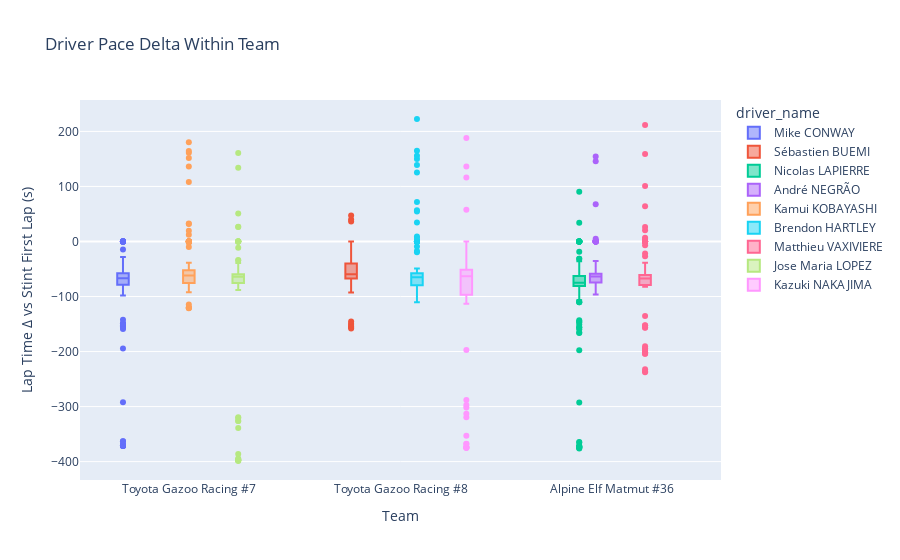

Here is the notebook cell this chart was saved with:
### Markdown cell above
## Drive Pace Delta within Team and Team Pace Delta

### Code cell
LeMans["stint_lap_index"] = LeMans.groupby("driver_stint").cumcount()

first_lap_time = (LeMans[LeMans["stint_lap_index"] == 0].set_index("driver_stint")["lap_time_s"])

LeMans["lap_time_delta"] = (LeMans["lap_time_s"] - LeMans["driver_stint"].map(first_lap_time))

fig = px.box(LeMans,
    x="team_no",
    y="lap_time_delta",
    color="driver_name",
    title="Driver Pace Delta Within Team"
)

fig.update_layout(
    xaxis_title="Team",
    yaxis_title="Lap Time Δ vs Stint First Lap (s)"
)

fig.show()

### Figure 1 — Plotly figure (JSON) as saved in the notebook; plotly's stock layout.template omitted (floating-point values rounded to 4 significant figures; data arrays with more than 128 entries replaced by an {"elided": "..."} marker saying what was removed)
{"data": [{"alignmentgroup": "True", "hovertemplate": "driver_name=Mike CONWAY<br>team_no=%{x}<br>lap_time_delta=%{y}<extra></extra>", "legendgroup": "Mike CONWAY", "marker": {"color": "#636efa"}, "name": "Mike CONWAY", "notched": false, "offsetgroup": "Mike CONWAY", "orientation": "v", "showlegend": true, "type": "box", "x": {"elided": "145 str values"}, "x0": " ", "xaxis": "x", "y": {"elided": "145 float values"}, "y0": " ", "yaxis": "y"}, {"alignmentgroup": "True", "hovertemplate": "driver_name=Sébastien BUEMI<br>team_no=%{x}<br>lap_time_delta=%{y}<extra></extra>", "legendgroup": "Sébastien BUEMI", "marker": {"color": "#EF553B"}, "name": "Sébastien BUEMI", "notched": false, "offsetgroup": "Sébastien BUEMI", "orientation": "v", "showlegend": true, "type": "box", "x": ["Toyota Gazoo Racing #8", "Toyota Gazoo Racing #8", "Toyota Gazoo Racing #8", "Toyota Gazoo Racing #8", "Toyota Gazoo Racing #8", "Toyota Gazoo Racing #8", "Toyota Gazoo Racing #8", "Toyota Gazoo Racing #8", "Toyota Gazoo Racing #8", "Toyota Gazoo Racing #8", "Toyota Gazoo Racing #8", "Toyota Gazoo Racing #8", "Toyota Gazoo Racing #8", "Toyota Gazoo Racing #8", "Toyota Gazoo Racing #8", "Toyota Gazoo Racing #8", "Toyota Gazoo Racing #8", "Toyota Gazoo Racing #8", "Toyota Gazoo Racing #8", "Toyota Gazoo Racing #8", "Toyota Gazoo Racing #8", "Toyota Gazoo Racing #8", "Toyota Gazoo Racing #8", "Toyota Gazoo Racing #8", "Toyota Gazoo Racing #8", "Toyota Gazoo Racing #8", "Toyota Gazoo Racing #8", "Toyota Gazoo Racing #8", "Toyota Gazoo Racing #8", "Toyota Gazoo Racing #8", "Toyota Gazoo Racing #8", "Toyota Gazoo Racing #8", "Toyota Gazoo Racing #8", "Toyota Gazoo Racing #8", "Toyota Gazoo Racing #8", "Toyota Gazoo Racing #8", "Toyota Gazoo Racing #8", "Toyota Gazoo Racing #8", "Toyota Gazoo Racing #8", "Toyota Gazoo Racing #8", "Toyota Gazoo Racing #8", "Toyota Gazoo Racing #8", "Toyota Gazoo Racing #8", "Toyota Gazoo Racing #8", "Toyota Gazoo Racing #8", "Toyota Gazoo Racing #8", "Toyota Gazoo Racing #8", "Toyota Gazoo Racing #8", "Toyota Gazoo Racing #8", "Toyota Gazoo Racing #8", "Toyota Gazoo Racing #8", "Toyota Gazoo Racing #8", "Toyota Gazoo Racing #8", "Toyota Gazoo Racing #8", "Toyota Gazoo Racing #8", "Toyota Gazoo Racing #8", "Toyota Gazoo Racing #8", "Toyota Gazoo Racing #8", "Toyota Gazoo Racing #8", "Toyota Gazoo Racing #8", "Toyota Gazoo Racing #8", "Toyota Gazoo Racing #8", "Toyota Gazoo Racing #8", "Toyota Gazoo Racing #8", "Toyota Gazoo Racing #8", "Toyota Gazoo Racing #8", "Toyota Gazoo Racing #8", "Toyota Gazoo Racing #8", "Toyota Gazoo Racing #8", "Toyota Gazoo Racing #8", "Toyota Gazoo Racing #8", "Toyota Gazoo Racing #8", "Toyota Gazoo Racing #8", "Toyota Gazoo Racing #8", "Toyota Gazoo Racing #8", "Toyota Gazoo Racing #8", "Toyota Gazoo Racing #8", "Toyota Gazoo Racing #8", "Toyota Gazoo Racing #8", "Toyota Gazoo Racing #8", "Toyota Gazoo Racing #8", "Toyota Gazoo Racing #8", "Toyota Gazoo Racing #8", "Toyota Gazoo Racing #8", "Toyota Gazoo Racing #8", "Toyota Gazoo Racing #8", "Toyota Gazoo Racing #8", "Toyota Gazoo Racing #8", "Toyota Gazoo Racing #8", "Toyota Gazoo Racing #8", "Toyota Gazoo Racing #8", "Toyota Gazoo Racing #8", "Toyota Gazoo Racing #8", "Toyota Gazoo Racing #8", "Toyota Gazoo Racing #8", "Toyota Gazoo Racing #8", "Toyota Gazoo Racing #8", "Toyota Gazoo Racing #8", "Toyota Gazoo Racing #8", "Toyota Gazoo Racing #8", "Toyota Gazoo Racing #8", "Toyota Gazoo Racing #8", "Toyota Gazoo Racing #8", "Toyota Gazoo Racing #8", "Toyota Gazoo Racing #8", "Toyota Gazoo Racing #8", "Toyota Gazoo Racing #8", "Toyota Gazoo Racing #8", "Toyota Gazoo Racing #8", "Toyota Gazoo Racing #8", "Toyota Gazoo Racing #8", "Toyota Gazoo Racing #8", "Toyota Gazoo Racing #8", "Toyota Gazoo Racing #8", "Toyota Gazoo Racing #8", "Toyota Gazoo Racing #8", "Toyota Gazoo Racing #8", "Toyota Gazoo Racing #8", "Toyota Gazoo Racing #8", "Toyota Gazoo Racing #8", "Toyota Gazoo Racing #8", "Toyota Gazoo Racing #8", "Toyota Gazoo Racing #8", "Toyota Gazoo Racing #8", "Toyota Gazoo Racing #8", "Toyota Gazoo Racing #8"], "x0": " ", "xaxis": "x", "y": [0, -17.89, -68.54, -79.62, -145.6, -149.3, -151.9, -155.5, -158.3, -155.6, 0, -71.19, -74.79, -48.78, -77.56, -70.93, -76.83, -76.17, -77.56, -78.34, -79.1, -75.25, -70.59, 0, -59.29, -60.36, -61.02, -61.1, -58.97, -61.46, -29.64, -57.53, -61.0, -61.26, -60.28, -51.41, 0, -67.98, -59.35, -40.18, -58.53, -68.68, -40.73, -71.48, -67.32, -69.19, -68.85, -67.82, -64.22, 0, -56.39, -65.2, -92.78, -65.47, -63.6, -54.14, -67.03, -65.94, -51.89, -59.97, 0, -51.81, -53.94, -52.95, -55.66, -53.3, -53.56, -55.47, -54.45, -53.89, -53.04, -55.87, -48.73, 0, -63.21, -64.09, -65.06, -64.08, -64.98, -65.69, -65.44, -65.58, -65.43, -62.22, -64.46, -58.79, 0, -70.49, -70.19, -42.85, -73.44, -70.4, -66.69, 0, -45.96, -46.95, -47.86, -41.16, 0, -40.2, -40.04, -34.35, 0, -35.77, -31.68, 0, -33.82, 47.05, -34.2, 40.04, 36.22, -34.85, -35.96, -36.15, -34.85, -34.44, -35.94, -30.01, 0, -60.17, -61.15, -61.53, -59.29, -61.79, -60.51, -53.54], "y0": " ", "yaxis": "y"}, {"alignmentgroup": "True", "hovertemplate": "driver_name=Nicolas LAPIERRE<br>team_no=%{x}<br>lap_time_delta=%{y}<extra></extra>", "legendgroup": "Nicolas LAPIERRE", "marker": {"color": "#00cc96"}, "name": "Nicolas LAPIERRE", "notched": false, "offsetgroup": "Nicolas LAPIERRE", "orientation": "v", "showlegend": true, "type": "box", "x": {"elided": "154 str values"}, "x0": " ", "xaxis": "x", "y": {"elided": "154 float values"}, "y0": " ", "yaxis": "y"}, {"alignmentgroup": "True", "hovertemplate": "driver_name=André NEGRÃO<br>team_no=%{x}<br>lap_time_delta=%{y}<extra></extra>", "legendgroup": "André NEGRÃO", "marker": {"color": "#ab63fa"}, "name": "André NEGRÃO", "notched": false, "offsetgroup": "André NEGRÃO", "orientation": "v", "showlegend": true, "type": "box", "x": ["Alpine Elf Matmut #36", "Alpine Elf Matmut #36", "Alpine Elf Matmut #36", "Alpine Elf Matmut #36", "Alpine Elf Matmut #36", "Alpine Elf Matmut #36", "Alpine Elf Matmut #36", "Alpine Elf Matmut #36", "Alpine Elf Matmut #36", "Alpine Elf Matmut #36", "Alpine Elf Matmut #36", "Alpine Elf Matmut #36", "Alpine Elf Matmut #36", "Alpine Elf Matmut #36", "Alpine Elf Matmut #36", "Alpine Elf Matmut #36", "Alpine Elf Matmut #36", "Alpine Elf Matmut #36", "Alpine Elf Matmut #36", "Alpine Elf Matmut #36", "Alpine Elf Matmut #36", "Alpine Elf Matmut #36", "Alpine Elf Matmut #36", "Alpine Elf Matmut #36", "Alpine Elf Matmut #36", "Alpine Elf Matmut #36", "Alpine Elf Matmut #36", "Alpine Elf Matmut #36", "Alpine Elf Matmut #36", "Alpine Elf Matmut #36", "Alpine Elf Matmut #36", "Alpine Elf Matmut #36", "Alpine Elf Matmut #36", "Alpine Elf Matmut #36", "Alpine Elf Matmut #36", "Alpine Elf Matmut #36", "Alpine Elf Matmut #36", "Alpine Elf Matmut #36", "Alpine Elf Matmut #36", "Alpine Elf Matmut #36", "Alpine Elf Matmut #36", "Alpine Elf Matmut #36", "Alpine Elf Matmut #36", "Alpine Elf Matmut #36", "Alpine Elf Matmut #36", "Alpine Elf Matmut #36", "Alpine Elf Matmut #36", "Alpine Elf Matmut #36", "Alpine Elf Matmut #36", "Alpine Elf Matmut #36", "Alpine Elf Matmut #36", "Alpine Elf Matmut #36", "Alpine Elf Matmut #36", "Alpine Elf Matmut #36", "Alpine Elf Matmut #36", "Alpine Elf Matmut #36", "Alpine Elf Matmut #36", "Alpine Elf Matmut #36", "Alpine Elf Matmut #36", "Alpine Elf Matmut #36", "Alpine Elf Matmut #36", "Alpine Elf Matmut #36", "Alpine Elf Matmut #36", "Alpine Elf Matmut #36", "Alpine Elf Matmut #36", "Alpine Elf Matmut #36", "Alpine Elf Matmut #36", "Alpine Elf Matmut #36", "Alpine Elf Matmut #36", "Alpine Elf Matmut #36", "Alpine Elf Matmut #36", "Alpine Elf Matmut #36", "Alpine Elf Matmut #36", "Alpine Elf Matmut #36", "Alpine Elf Matmut #36", "Alpine Elf Matmut #36", "Alpine Elf Matmut #36", "Alpine Elf Matmut #36", "Alpine Elf Matmut #36", "Alpine Elf Matmut #36", "Alpine Elf Matmut #36", "Alpine Elf Matmut #36", "Alpine Elf Matmut #36", "Alpine Elf Matmut #36", "Alpine Elf Matmut #36", "Alpine Elf Matmut #36", "Alpine Elf Matmut #36", "Alpine Elf Matmut #36", "Alpine Elf Matmut #36", "Alpine Elf Matmut #36", "Alpine Elf Matmut #36", "Alpine Elf Matmut #36", "Alpine Elf Matmut #36", "Alpine Elf Matmut #36", "Alpine Elf Matmut #36", "Alpine Elf Matmut #36", "Alpine Elf Matmut #36", "Alpine Elf Matmut #36", "Alpine Elf Matmut #36", "Alpine Elf Matmut #36", "Alpine Elf Matmut #36", "Alpine Elf Matmut #36", "Alpine Elf Matmut #36", "Alpine Elf Matmut #36", "Alpine Elf Matmut #36", "Alpine Elf Matmut #36", "Alpine Elf Matmut #36", "Alpine Elf Matmut #36", "Alpine Elf Matmut #36", "Alpine Elf Matmut #36", "Alpine Elf Matmut #36", "Alpine Elf Matmut #36", "Alpine Elf Matmut #36", "Alpine Elf Matmut #36"], "x0": " ", "xaxis": "x", "y": [0, -72.42, -58.64, -35.47, -71.41, -42.6, -48.11, -77.23, -76.57, -77.26, -78.55, -76.72, -70.18, 0, 154.3, 145.9, 67.63, -86.2, -91.08, -58.56, -86.03, -94.02, -93.41, -89.75, -92.79, -83.23, 0, -62.63, -61.63, -62.54, -62.0, -62.3, -63.28, -60.01, -63.03, -62.85, -61.95, -57.03, 0, -75.38, -36.68, -43.63, -47.75, -46.4, -41.0, 0, -68.76, -93.46, -95.57, -95.31, -95.73, -91.29, -95.31, -93.97, -95.8, -96.21, -88.9, 0, -60.69, -60.5, -60.92, -62.48, -63.32, -62.74, -60.94, -62.29, -61.32, -63.95, -54.99, 0, -65.76, -64.64, -63.43, -66.64, -65.63, -65.22, -64.14, -67.43, -66.38, -67.71, -54.58, 0, -71.34, -72.16, -73.08, -75.56, -73.3, -73.2, -74.74, -75.44, -76.16, -77.26, -69.7, 0, -67.84, -68.24, -69.36, 5.197, 2.362, -68.45, -68.01, -69.3, -69.55, -67.03, -62.25, 0, -62.06, -62.46, -61.62, -63.03, -63.58, -63.63, -62.89, -50.93], "y0": " ", "yaxis": "y"}, {"alignmentgroup": "True", "hovertemplate": "driver_name=Kamui KOBAYASHI<br>team_no=%{x}<br>lap_time_delta=%{y}<extra></extra>", "legendgroup": "Kamui KOBAYASHI", "marker": {"color": "#FFA15A"}, "name": "Kamui KOBAYASHI", "notched": false, "offsetgroup": "Kamui KOBAYASHI", "orientation": "v", "showlegend": true, "type": "box", "x": ["Toyota Gazoo Racing #7", "Toyota Gazoo Racing #7", "Toyota Gazoo Racing #7", "Toyota Gazoo Racing #7", "Toyota Gazoo Racing #7", "Toyota Gazoo Racing #7", "Toyota Gazoo Racing #7", "Toyota Gazoo Racing #7", "Toyota Gazoo Racing #7", "Toyota Gazoo Racing #7", "Toyota Gazoo Racing #7", "Toyota Gazoo Racing #7", "Toyota Gazoo Racing #7", "Toyota Gazoo Racing #7", "Toyota Gazoo Racing #7", "Toyota Gazoo Racing #7", "Toyota Gazoo Racing #7", "Toyota Gazoo Racing #7", "Toyota Gazoo Racing #7", "Toyota Gazoo Racing #7", "Toyota Gazoo Racing #7", "Toyota Gazoo Racing #7", "Toyota Gazoo Racing #7", "Toyota Gazoo Racing #7", "Toyota Gazoo Racing #7", "Toyota Gazoo Racing #7", "Toyota Gazoo Racing #7", "Toyota Gazoo Racing #7", "Toyota Gazoo Racing #7", "Toyota Gazoo Racing #7", "Toyota Gazoo Racing #7", "Toyota Gazoo Racing #7", "Toyota Gazoo Racing #7", "Toyota Gazoo Racing #7", "Toyota Gazoo Racing #7", "Toyota Gazoo Racing #7", "Toyota Gazoo Racing #7", "Toyota Gazoo Racing #7", "Toyota Gazoo Racing #7", "Toyota Gazoo Racing #7", "Toyota Gazoo Racing #7", "Toyota Gazoo Racing #7", "Toyota Gazoo Racing #7", "Toyota Gazoo Racing #7", "Toyota Gazoo Racing #7", "Toyota Gazoo Racing #7", "Toyota Gazoo Racing #7", "Toyota Gazoo Racing #7", "Toyota Gazoo Racing #7", "Toyota Gazoo Racing #7", "Toyota Gazoo Racing #7", "Toyota Gazoo Racing #7", "Toyota Gazoo Racing #7", "Toyota Gazoo Racing #7", "Toyota Gazoo Racing #7", "Toyota Gazoo Racing #7", "Toyota Gazoo Racing #7", "Toyota Gazoo Racing #7", "Toyota Gazoo Racing #7", "Toyota Gazoo Racing #7", "Toyota Gazoo Racing #7", "Toyota Gazoo Racing #7", "Toyota Gazoo Racing #7", "Toyota Gazoo Racing #7", "Toyota Gazoo Racing #7", "Toyota Gazoo Racing #7", "Toyota Gazoo Racing #7", "Toyota Gazoo Racing #7", "Toyota Gazoo Racing #7", "Toyota Gazoo Racing #7", "Toyota Gazoo Racing #7", "Toyota Gazoo Racing #7", "Toyota Gazoo Racing #7", "Toyota Gazoo Racing #7", "Toyota Gazoo Racing #7", "Toyota Gazoo Racing #7", "Toyota Gazoo Racing #7", "Toyota Gazoo Racing #7", "Toyota Gazoo Racing #7", "Toyota Gazoo Racing #7", "Toyota Gazoo Racing #7", "Toyota Gazoo Racing #7", "Toyota Gazoo Racing #7", "Toyota Gazoo Racing #7", "Toyota Gazoo Racing #7", "Toyota Gazoo Racing #7", "Toyota Gazoo Racing #7", "Toyota Gazoo Racing #7", "Toyota Gazoo Racing #7", "Toyota Gazoo Racing #7", "Toyota Gazoo Racing #7", "Toyota Gazoo Racing #7", "Toyota Gazoo Racing #7", "Toyota Gazoo Racing #7", "Toyota Gazoo Racing #7", "Toyota Gazoo Racing #7", "Toyota Gazoo Racing #7", "Toyota Gazoo Racing #7", "Toyota Gazoo Racing #7", "Toyota Gazoo Racing #7", "Toyota Gazoo Racing #7", "Toyota Gazoo Racing #7", "Toyota Gazoo Racing #7", "Toyota Gazoo Racing #7", "Toyota Gazoo Racing #7", "Toyota Gazoo Racing #7", "Toyota Gazoo Racing #7", "Toyota Gazoo Racing #7", "Toyota Gazoo Racing #7", "Toyota Gazoo Racing #7", "Toyota Gazoo Racing #7", "Toyota Gazoo Racing #7", "Toyota Gazoo Racing #7", "Toyota Gazoo Racing #7", "Toyota Gazoo Racing #7", "Toyota Gazoo Racing #7"], "x0": " ", "xaxis": "x", "y": [0, -74.25, -48.13, -79.46, -78.76, -75.6, -75.46, -77.96, -79.29, -77.41, 108.0, 161.4, 151.7, -2.14, -72.84, 0, -87.55, -91.19, -90.94, -90.69, -90.72, -91.4, -91.02, -88.93, -89.88, -92.11, -90.61, -85.5, 0, -60.31, -61.15, -57.52, -62.3, -61.64, -59.22, -59.67, 12.05, -0.221, 31.66, 164.4, 180.4, 136.2, -9.833, 0, -74.0, -71.45, -72.99, -73.84, -72.84, -73.08, -72.65, -75.14, -75.48, -71.48, -73.29, -67.27, 0, -59.93, -60.06, -61.24, -60.28, -61.89, -59.66, -60.67, -61.39, -60.49, -61.78, -59.82, -50.41, 0, -61.92, -61.57, -62.65, -62.37, -62.5, -60.96, -38.43, 19.74, -60.8, -60.13, -62.55, -55.88, 0, -77.17, -77.29, -77.87, -76.61, -77.29, -75.95, -70.34, 0, -58.91, -119.8, -120.1, -120.7, -121.5, -114.6, 0, -63.09, 32.78, -60.14, -62.68, -63.4, -66.48, -65.96, -62.8, -59.33, 0, -51.87, -53.36, -53.84, -52.25, -47.47, 0, -55.45, -52.34], "y0": " ", "yaxis": "y"}, {"alignmentgroup": "True", "hovertemplate": "driver_name=Brendon HARTLEY<br>team_no=%{x}<br>lap_time_delta=%{y}<extra></extra>", "legendgroup": "Brendon HARTLEY", "marker": {"color": "#19d3f3"}, "name": "Brendon HARTLEY", "notched": false, "offsetgroup": "Brendon HARTLEY", "orientation": "v", "showlegend": true, "type": "box", "x": ["Toyota Gazoo Racing #8", "Toyota Gazoo Racing #8", "Toyota Gazoo Racing #8", "Toyota Gazoo Racing #8", "Toyota Gazoo Racing #8", "Toyota Gazoo Racing #8", "Toyota Gazoo Racing #8", "Toyota Gazoo Racing #8", "Toyota Gazoo Racing #8", "Toyota Gazoo Racing #8", "Toyota Gazoo Racing #8", "Toyota Gazoo Racing #8", "Toyota Gazoo Racing #8", "Toyota Gazoo Racing #8", "Toyota Gazoo Racing #8", "Toyota Gazoo Racing #8", "Toyota Gazoo Racing #8", "Toyota Gazoo Racing #8", "Toyota Gazoo Racing #8", "Toyota Gazoo Racing #8", "Toyota Gazoo Racing #8", "Toyota Gazoo Racing #8", "Toyota Gazoo Racing #8", "Toyota Gazoo Racing #8", "Toyota Gazoo Racing #8", "Toyota Gazoo Racing #8", "Toyota Gazoo Racing #8", "Toyota Gazoo Racing #8", "Toyota Gazoo Racing #8", "Toyota Gazoo Racing #8", "Toyota Gazoo Racing #8", "Toyota Gazoo Racing #8", "Toyota Gazoo Racing #8", "Toyota Gazoo Racing #8", "Toyota Gazoo Racing #8", "Toyota Gazoo Racing #8", "Toyota Gazoo Racing #8", "Toyota Gazoo Racing #8", "Toyota Gazoo Racing #8", "Toyota Gazoo Racing #8", "Toyota Gazoo Racing #8", "Toyota Gazoo Racing #8", "Toyota Gazoo Racing #8", "Toyota Gazoo Racing #8", "Toyota Gazoo Racing #8", "Toyota Gazoo Racing #8", "Toyota Gazoo Racing #8", "Toyota Gazoo Racing #8", "Toyota Gazoo Racing #8", "Toyota Gazoo Racing #8", "Toyota Gazoo Racing #8", "Toyota Gazoo Racing #8", "Toyota Gazoo Racing #8", "Toyota Gazoo Racing #8", "Toyota Gazoo Racing #8", "Toyota Gazoo Racing #8", "Toyota Gazoo Racing #8", "Toyota Gazoo Racing #8", "Toyota Gazoo Racing #8", "Toyota Gazoo Racing #8", "Toyota Gazoo Racing #8", "Toyota Gazoo Racing #8", "Toyota Gazoo Racing #8", "Toyota Gazoo Racing #8", "Toyota Gazoo Racing #8", "Toyota Gazoo Racing #8", "Toyota Gazoo Racing #8", "Toyota Gazoo Racing #8", "Toyota Gazoo Racing #8", "Toyota Gazoo Racing #8", "Toyota Gazoo Racing #8", "Toyota Gazoo Racing #8", "Toyota Gazoo Racing #8", "Toyota Gazoo Racing #8", "Toyota Gazoo Racing #8", "Toyota Gazoo Racing #8", "Toyota Gazoo Racing #8", "Toyota Gazoo Racing #8", "Toyota Gazoo Racing #8", "Toyota Gazoo Racing #8", "Toyota Gazoo Racing #8", "Toyota Gazoo Racing #8", "Toyota Gazoo Racing #8", "Toyota Gazoo Racing #8", "Toyota Gazoo Racing #8", "Toyota Gazoo Racing #8", "Toyota Gazoo Racing #8", "Toyota Gazoo Racing #8", "Toyota Gazoo Racing #8", "Toyota Gazoo Racing #8", "Toyota Gazoo Racing #8", "Toyota Gazoo Racing #8", "Toyota Gazoo Racing #8", "Toyota Gazoo Racing #8", "Toyota Gazoo Racing #8", "Toyota Gazoo Racing #8", "Toyota Gazoo Racing #8", "Toyota Gazoo Racing #8", "Toyota Gazoo Racing #8", "Toyota Gazoo Racing #8", "Toyota Gazoo Racing #8", "Toyota Gazoo Racing #8", "Toyota Gazoo Racing #8", "Toyota Gazoo Racing #8", "Toyota Gazoo Racing #8", "Toyota Gazoo Racing #8", "Toyota Gazoo Racing #8", "Toyota Gazoo Racing #8", "Toyota Gazoo Racing #8", "Toyota Gazoo Racing #8", "Toyota Gazoo Racing #8", "Toyota Gazoo Racing #8", "Toyota Gazoo Racing #8", "Toyota Gazoo Racing #8", "Toyota Gazoo Racing #8", "Toyota Gazoo Racing #8", "Toyota Gazoo Racing #8", "Toyota Gazoo Racing #8", "Toyota Gazoo Racing #8"], "x0": " ", "xaxis": "x", "y": [0, 150.0, 155.7, 138.9, -79.62, -83.97, -51.84, -83.14, -83.47, -84.92, -87.16, -83.15, -82.54, -82.59, -77.73, 0, -64.93, -63.13, -66.27, -59.95, -62.27, -48.86, 0, -63.31, -60.78, -59.74, -60.11, 9.079, -19.46, 71.86, 222.6, 164.8, 56.8, 0, -70.65, -76, -78.25, -17.07, -76.55, -9.027, -80.29, -78.98, -80.84, -72.54, 125.3, 0, -78.13, -76.8, -78.39, -77.1, -78.08, -75.26, -78.16, -77.1, -79.11, -75.45, 6.174, -72.2, 0, -59.64, -59.09, -60.69, -59.67, -60.53, -60.66, -63.14, -60.6, -61.27, -61.11, -62.81, -55.65, 0, -60.98, -61.76, -63.19, -60.45, -62.63, -62.22, -59.11, -62.93, -61.21, -63.7, -60.96, -57.25, 0, -81.91, -83.63, -84.19, -83.61, -82.55, -83.85, -82.82, -82.63, -82.76, 54.65, 0, -72.24, -72.61, -71.44, -76.03, -74.29, -73.62, -76.46, -72.9, -69.04, 0, -109.0, 34.59, -109.6, -106.2, -108.9, -110.5, -102.1, 0, -81.86, -82.47, -81.8, -82.48, -75.18], "y0": " ", "yaxis": "y"}, {"alignmentgroup": "True", "hovertemplate": "driver_name=Matthieu VAXIVIERE<br>team_no=%{x}<br>lap_time_delta=%{y}<extra></extra>", "legendgroup": "Matthieu VAXIVIERE", "marker": {"color": "#FF6692"}, "name": "Matthieu VAXIVIERE", "notched": false, "offsetgroup": "Matthieu VAXIVIERE", "orientation": "v", "showlegend": true, "type": "box", "x": ["Alpine Elf Matmut #36", "Alpine Elf Matmut #36", "Alpine Elf Matmut #36", "Alpine Elf Matmut #36", "Alpine Elf Matmut #36", "Alpine Elf Matmut #36", "Alpine Elf Matmut #36", "Alpine Elf Matmut #36", "Alpine Elf Matmut #36", "Alpine Elf Matmut #36", "Alpine Elf Matmut #36", "Alpine Elf Matmut #36", "Alpine Elf Matmut #36", "Alpine Elf Matmut #36", "Alpine Elf Matmut #36", "Alpine Elf Matmut #36", "Alpine Elf Matmut #36", "Alpine Elf Matmut #36", "Alpine Elf Matmut #36", "Alpine Elf Matmut #36", "Alpine Elf Matmut #36", "Alpine Elf Matmut #36", "Alpine Elf Matmut #36", "Alpine Elf Matmut #36", "Alpine Elf Matmut #36", "Alpine Elf Matmut #36", "Alpine Elf Matmut #36", "Alpine Elf Matmut #36", "Alpine Elf Matmut #36", "Alpine Elf Matmut #36", "Alpine Elf Matmut #36", "Alpine Elf Matmut #36", "Alpine Elf Matmut #36", "Alpine Elf Matmut #36", "Alpine Elf Matmut #36", "Alpine Elf Matmut #36", "Alpine Elf Matmut #36", "Alpine Elf Matmut #36", "Alpine Elf Matmut #36", "Alpine Elf Matmut #36", "Alpine Elf Matmut #36", "Alpine Elf Matmut #36", "Alpine Elf Matmut #36", "Alpine Elf Matmut #36", "Alpine Elf Matmut #36", "Alpine Elf Matmut #36", "Alpine Elf Matmut #36", "Alpine Elf Matmut #36", "Alpine Elf Matmut #36", "Alpine Elf Matmut #36", "Alpine Elf Matmut #36", "Alpine Elf Matmut #36", "Alpine Elf Matmut #36", "Alpine Elf Matmut #36", "Alpine Elf Matmut #36", "Alpine Elf Matmut #36", "Alpine Elf Matmut #36", "Alpine Elf Matmut #36", "Alpine Elf Matmut #36", "Alpine Elf Matmut #36", "Alpine Elf Matmut #36", "Alpine Elf Matmut #36", "Alpine Elf Matmut #36", "Alpine Elf Matmut #36", "Alpine Elf Matmut #36", "Alpine Elf Matmut #36", "Alpine Elf Matmut #36", "Alpine Elf Matmut #36", "Alpine Elf Matmut #36", "Alpine Elf Matmut #36", "Alpine Elf Matmut #36", "Alpine Elf Matmut #36", "Alpine Elf Matmut #36", "Alpine Elf Matmut #36", "Alpine Elf Matmut #36", "Alpine Elf Matmut #36", "Alpine Elf Matmut #36", "Alpine Elf Matmut #36", "Alpine Elf Matmut #36", "Alpine Elf Matmut #36", "Alpine Elf Matmut #36", "Alpine Elf Matmut #36", "Alpine Elf Matmut #36", "Alpine Elf Matmut #36", "Alpine Elf Matmut #36", "Alpine Elf Matmut #36", "Alpine Elf Matmut #36", "Alpine Elf Matmut #36", "Alpine Elf Matmut #36", "Alpine Elf Matmut #36", "Alpine Elf Matmut #36", "Alpine Elf Matmut #36", "Alpine Elf Matmut #36", "Alpine Elf Matmut #36", "Alpine Elf Matmut #36", "Alpine Elf Matmut #36", "Alpine Elf Matmut #36", "Alpine Elf Matmut #36", "Alpine Elf Matmut #36"], "x0": " ", "xaxis": "x", "y": [0, -6.827, -38.68, 100.9, 211.5, 158.8, 0, -190.3, -194.0, -201.2, -197.1, -135.6, -201.3, -152.0, -203.8, -204.1, -195.5, 0, 20.61, 6.676, -152.5, -232.2, -235.6, -237.4, -156.3, -156.6, 26.34, 0, -73.19, 4.994, -73.84, -76.09, -77.18, -77.74, -78.82, -79.24, -80.17, -78.09, -70.48, 0, -68.06, -72.9, -69.93, -70.86, -72.38, -71.1, -73.97, -71.55, -74.0, -75.81, -65.41, 0, -66.88, -64.96, -68.0, -66.81, -66.01, -69.44, -63.8, -67.44, -65.65, -69.25, -55.4, 0, -80.4, -79.6, -77.44, -82.28, -81.56, -81.26, -80.24, -80.01, -26.98, -21.96, -72.79, 0, -62.7, -62.44, -57.11, -61.56, -64.34, -63.22, -64.91, -66.11, -66.16, -67.6, 63.97, 0, -60.74, -62.77, -62.01, -63.42, -63.78, -64.03, -65.23, -65.87, -63.9, -66.63, -52.23], "y0": " ", "yaxis": "y"}, {"alignmentgroup": "True", "hovertemplate": "driver_name=Jose Maria LOPEZ<br>team_no=%{x}<br>lap_time_delta=%{y}<extra></extra>", "legendgroup": "Jose Maria LOPEZ", "marker": {"color": "#B6E880"}, "name": "Jose Maria LOPEZ", "notched": false, "offsetgroup": "Jose Maria LOPEZ", "orientation": "v", "showlegend": true, "type": "box", "x": ["Toyota Gazoo Racing #7", "Toyota Gazoo Racing #7", "Toyota Gazoo Racing #7", "Toyota Gazoo Racing #7", "Toyota Gazoo Racing #7", "Toyota Gazoo Racing #7", "Toyota Gazoo Racing #7", "Toyota Gazoo Racing #7", "Toyota Gazoo Racing #7", "Toyota Gazoo Racing #7", "Toyota Gazoo Racing #7", "Toyota Gazoo Racing #7", "Toyota Gazoo Racing #7", "Toyota Gazoo Racing #7", "Toyota Gazoo Racing #7", "Toyota Gazoo Racing #7", "Toyota Gazoo Racing #7", "Toyota Gazoo Racing #7", "Toyota Gazoo Racing #7", "Toyota Gazoo Racing #7", "Toyota Gazoo Racing #7", "Toyota Gazoo Racing #7", "Toyota Gazoo Racing #7", "Toyota Gazoo Racing #7", "Toyota Gazoo Racing #7", "Toyota Gazoo Racing #7", "Toyota Gazoo Racing #7", "Toyota Gazoo Racing #7", "Toyota Gazoo Racing #7", "Toyota Gazoo Racing #7", "Toyota Gazoo Racing #7", "Toyota Gazoo Racing #7", "Toyota Gazoo Racing #7", "Toyota Gazoo Racing #7", "Toyota Gazoo Racing #7", "Toyota Gazoo Racing #7", "Toyota Gazoo Racing #7", "Toyota Gazoo Racing #7", "Toyota Gazoo Racing #7", "Toyota Gazoo Racing #7", "Toyota Gazoo Racing #7", "Toyota Gazoo Racing #7", "Toyota Gazoo Racing #7", "Toyota Gazoo Racing #7", "Toyota Gazoo Racing #7", "Toyota Gazoo Racing #7", "Toyota Gazoo Racing #7", "Toyota Gazoo Racing #7", "Toyota Gazoo Racing #7", "Toyota Gazoo Racing #7", "Toyota Gazoo Racing #7", "Toyota Gazoo Racing #7", "Toyota Gazoo Racing #7", "Toyota Gazoo Racing #7", "Toyota Gazoo Racing #7", "Toyota Gazoo Racing #7", "Toyota Gazoo Racing #7", "Toyota Gazoo Racing #7", "Toyota Gazoo Racing #7", "Toyota Gazoo Racing #7", "Toyota Gazoo Racing #7", "Toyota Gazoo Racing #7", "Toyota Gazoo Racing #7", "Toyota Gazoo Racing #7", "Toyota Gazoo Racing #7", "Toyota Gazoo Racing #7", "Toyota Gazoo Racing #7", "Toyota Gazoo Racing #7", "Toyota Gazoo Racing #7", "Toyota Gazoo Racing #7", "Toyota Gazoo Racing #7", "Toyota Gazoo Racing #7", "Toyota Gazoo Racing #7", "Toyota Gazoo Racing #7", "Toyota Gazoo Racing #7", "Toyota Gazoo Racing #7", "Toyota Gazoo Racing #7", "Toyota Gazoo Racing #7", "Toyota Gazoo Racing #7", "Toyota Gazoo Racing #7", "Toyota Gazoo Racing #7", "Toyota Gazoo Racing #7", "Toyota Gazoo Racing #7", "Toyota Gazoo Racing #7", "Toyota Gazoo Racing #7", "Toyota Gazoo Racing #7", "Toyota Gazoo Racing #7", "Toyota Gazoo Racing #7", "Toyota Gazoo Racing #7", "Toyota Gazoo Racing #7", "Toyota Gazoo Racing #7", "Toyota Gazoo Racing #7", "Toyota Gazoo Racing #7", "Toyota Gazoo Racing #7", "Toyota Gazoo Racing #7", "Toyota Gazoo Racing #7", "Toyota Gazoo Racing #7", "Toyota Gazoo Racing #7", "Toyota Gazoo Racing #7", "Toyota Gazoo Racing #7", "Toyota Gazoo Racing #7", "Toyota Gazoo Racing #7", "Toyota Gazoo Racing #7", "Toyota Gazoo Racing #7", "Toyota Gazoo Racing #7", "Toyota Gazoo Racing #7", "Toyota Gazoo Racing #7", "Toyota Gazoo Racing #7", "Toyota Gazoo Racing #7", "Toyota Gazoo Racing #7"], "x0": " ", "xaxis": "x", "y": [0, -81.08, -80.65, -72.6, -39.19, -11.18, -83.17, -85.53, -87.76, -87.94, 50.69, 160.7, 0, -386.2, -397.2, -394.5, -397.5, -319.2, -320.6, -398.9, -326.1, -395.7, -326.1, -397.6, -397.4, -339.1, 0, -61.27, -62.89, -62.81, -62.7, -50.37, 133.8, 0, -72.05, -72.24, -73.91, -74.54, -72.43, -74.9, -73.4, -75.39, -72.66, -74.31, -75.21, -69.65, 0, -61.12, -57.94, -58.32, -57.27, -60.7, -59.59, -61.06, -61.44, -59.48, -58.46, -61.82, -55.22, 0, -63.19, -62.51, -62.33, -62.86, -64.17, -63.9, -63.42, -64.46, -62.56, -62.5, -63.53, -54.57, 0, -63.71, -60.7, -63.44, -64.62, -65.57, -60.16, -64.35, -65.77, -64.16, -33.78, -62.82, -57.5, 0, -68.55, -68.46, -67.89, -68.8, -67.88, -43.43, 26.32, -68.86, -66.3, -68.54, -69.09, -63.38, 0, -77.74, -81.03, -81.36, -79.76, -76.22, -78.87, 26.84, -34.72, -78.91, -81.81, -71.93], "y0": " ", "yaxis": "y"}, {"alignmentgroup": "True", "hovertemplate": "driver_name=Kazuki NAKAJIMA<br>team_no=%{x}<br>lap_time_delta=%{y}<extra></extra>", "legendgroup": "Kazuki NAKAJIMA", "marker": {"color": "#FF97FF"}, "name": "Kazuki NAKAJIMA", "notched": false, "offsetgroup": "Kazuki NAKAJIMA", "orientation": "v", "showlegend": true, "type": "box", "x": ["Toyota Gazoo Racing #8", "Toyota Gazoo Racing #8", "Toyota Gazoo Racing #8", "Toyota Gazoo Racing #8", "Toyota Gazoo Racing #8", "Toyota Gazoo Racing #8", "Toyota Gazoo Racing #8", "Toyota Gazoo Racing #8", "Toyota Gazoo Racing #8", "Toyota Gazoo Racing #8", "Toyota Gazoo Racing #8", "Toyota Gazoo Racing #8", "Toyota Gazoo Racing #8", "Toyota Gazoo Racing #8", "Toyota Gazoo Racing #8", "Toyota Gazoo Racing #8", "Toyota Gazoo Racing #8", "Toyota Gazoo Racing #8", "Toyota Gazoo Racing #8", "Toyota Gazoo Racing #8", "Toyota Gazoo Racing #8", "Toyota Gazoo Racing #8", "Toyota Gazoo Racing #8", "Toyota Gazoo Racing #8", "Toyota Gazoo Racing #8", "Toyota Gazoo Racing #8", "Toyota Gazoo Racing #8", "Toyota Gazoo Racing #8", "Toyota Gazoo Racing #8", "Toyota Gazoo Racing #8", "Toyota Gazoo Racing #8", "Toyota Gazoo Racing #8", "Toyota Gazoo Racing #8", "Toyota Gazoo Racing #8", "Toyota Gazoo Racing #8", "Toyota Gazoo Racing #8", "Toyota Gazoo Racing #8", "Toyota Gazoo Racing #8", "Toyota Gazoo Racing #8", "Toyota Gazoo Racing #8", "Toyota Gazoo Racing #8", "Toyota Gazoo Racing #8", "Toyota Gazoo Racing #8", "Toyota Gazoo Racing #8", "Toyota Gazoo Racing #8", "Toyota Gazoo Racing #8", "Toyota Gazoo Racing #8", "Toyota Gazoo Racing #8", "Toyota Gazoo Racing #8", "Toyota Gazoo Racing #8", "Toyota Gazoo Racing #8", "Toyota Gazoo Racing #8", "Toyota Gazoo Racing #8", "Toyota Gazoo Racing #8", "Toyota Gazoo Racing #8", "Toyota Gazoo Racing #8", "Toyota Gazoo Racing #8", "Toyota Gazoo Racing #8", "Toyota Gazoo Racing #8", "Toyota Gazoo Racing #8", "Toyota Gazoo Racing #8", "Toyota Gazoo Racing #8", "Toyota Gazoo Racing #8", "Toyota Gazoo Racing #8", "Toyota Gazoo Racing #8", "Toyota Gazoo Racing #8", "Toyota Gazoo Racing #8", "Toyota Gazoo Racing #8", "Toyota Gazoo Racing #8", "Toyota Gazoo Racing #8", "Toyota Gazoo Racing #8", "Toyota Gazoo Racing #8", "Toyota Gazoo Racing #8", "Toyota Gazoo Racing #8", "Toyota Gazoo Racing #8", "Toyota Gazoo Racing #8", "Toyota Gazoo Racing #8", "Toyota Gazoo Racing #8", "Toyota Gazoo Racing #8", "Toyota Gazoo Racing #8", "Toyota Gazoo Racing #8", "Toyota Gazoo Racing #8", "Toyota Gazoo Racing #8", "Toyota Gazoo Racing #8", "Toyota Gazoo Racing #8", "Toyota Gazoo Racing #8", "Toyota Gazoo Racing #8", "Toyota Gazoo Racing #8", "Toyota Gazoo Racing #8", "Toyota Gazoo Racing #8", "Toyota Gazoo Racing #8", "Toyota Gazoo Racing #8", "Toyota Gazoo Racing #8", "Toyota Gazoo Racing #8", "Toyota Gazoo Racing #8", "Toyota Gazoo Racing #8", "Toyota Gazoo Racing #8", "Toyota Gazoo Racing #8", "Toyota Gazoo Racing #8", "Toyota Gazoo Racing #8", "Toyota Gazoo Racing #8", "Toyota Gazoo Racing #8", "Toyota Gazoo Racing #8", "Toyota Gazoo Racing #8", "Toyota Gazoo Racing #8", "Toyota Gazoo Racing #8", "Toyota Gazoo Racing #8", "Toyota Gazoo Racing #8", "Toyota Gazoo Racing #8", "Toyota Gazoo Racing #8", "Toyota Gazoo Racing #8", "Toyota Gazoo Racing #8", "Toyota Gazoo Racing #8", "Toyota Gazoo Racing #8", "Toyota Gazoo Racing #8", "Toyota Gazoo Racing #8", "Toyota Gazoo Racing #8", "Toyota Gazoo Racing #8", "Toyota Gazoo Racing #8", "Toyota Gazoo Racing #8", "Toyota Gazoo Racing #8", "Toyota Gazoo Racing #8", "Toyota Gazoo Racing #8", "Toyota Gazoo Racing #8"], "x0": " ", "xaxis": "x", "y": [0, -197.3, -367.5, -367.8, -373.5, -374.1, -287.8, -301.9, -297.1, -374.4, -353.1, -319.2, -374.3, -375.4, -312.9, 0, -61.62, -61.39, -62.62, -56.47, -24.67, 136.1, 187.8, 116.5, -54.82, -58.4, -62.7, -62.55, -63.06, -52.39, 0, -108.6, -109.1, -109.6, -104.0, -78.5, -78.69, -110.8, -106.9, -105.5, -106.2, -109.7, -104.0, 0, -96.62, -97.81, -94.7, -96.86, -93.82, -96.99, -97.32, -92.13, -97.0, -95.58, -96.54, -89.56, 0, -60.57, -62.26, -63.26, -62.75, -62.66, -64.17, -62.26, -63.91, -62.27, -62.42, -62.25, -55.58, 0, -61.87, -62.04, -61.76, -62.05, -62.79, -62.53, -62.23, -55.31, 0, -74.45, -73.47, -71.77, -74.4, -74.58, -71.61, -69.33, 0, -46.78, -48.28, -47.92, -50.35, -43.78, 0, -92.12, -90.09, -90.45, -92.85, -88.29, -85.36, 0, -80.49, -81.77, -80.91, -78.95, -81.44, -74.98, 0, -42.5, 57.52, -43.73, -38.46, 0, -60.98, -57.27, -58.93, -55.46, -48.98, 0, -42.62, -43.45, -36.9, 0, -113.0, -110.6], "y0": " ", "yaxis": "y"}], "layout": {"boxmode": "group", "legend": {"title": {"text": "driver_name"}, "tracegroupgap": 0}, "title": {"text": "Driver Pace Delta Within Team"}, "xaxis": {"anchor": "y", "domain": [0, 1], "title": {"text": "Team"}}, "yaxis": {"anchor": "x", "domain": [0, 1], "title": {"text": "Lap Time Δ vs Stint First Lap (s)"}}}}
